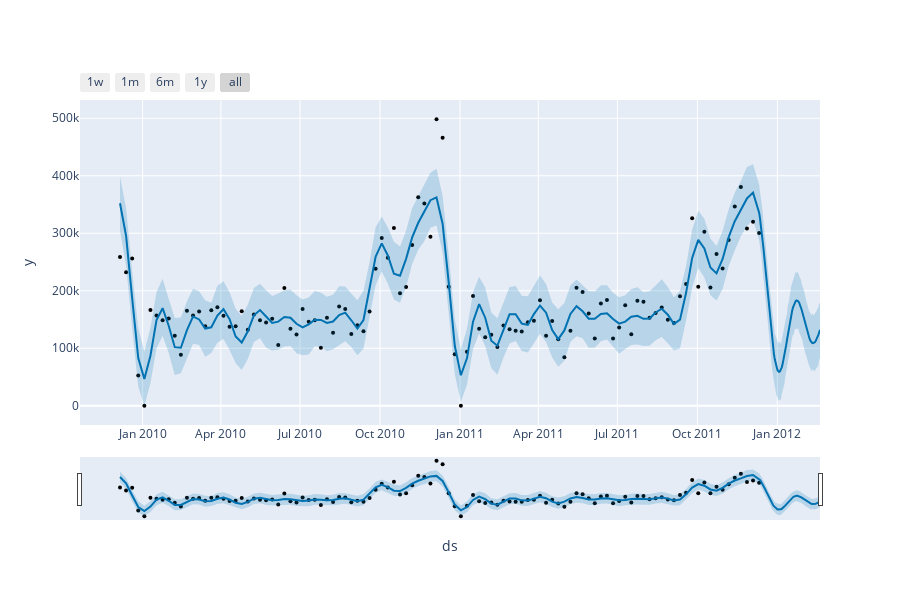

Source (notebook cell):
### Markdown cell above
Plotting the forecasted sales and their confidence intervals.

### Code cell
from prophet.plot import plot_plotly, plot_components_plotly
plot_plotly(m, forecast)
